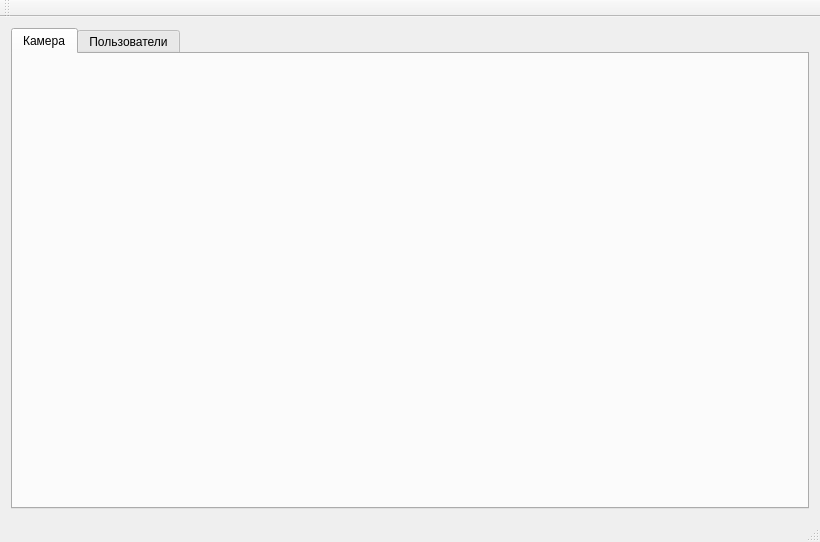
<?xml version="1.0" encoding="UTF-8"?>
<ui version="4.0">
 <class>QtMainMenuClass</class>
 <widget class="QMainWindow" name="QtMainMenuClass">
  <property name="geometry">
   <rect>
    <x>0</x>
    <y>0</y>
    <width>820</width>
    <height>542</height>
   </rect>
  </property>
  <property name="windowTitle">
   <string>Контроль аудитории</string>
  </property>
  <widget class="QWidget" name="centralWidget">
   <layout class="QVBoxLayout" name="verticalLayout">
    <item>
     <widget class="QTabWidget" name="tabWidget">
      <property name="currentIndex">
       <number>0</number>
      </property>
      <widget class="QWidget" name="camera">
       <attribute name="title">
        <string>Камера</string>
       </attribute>
       <layout class="QHBoxLayout" name="horizontalLayout" stretch="1,0">
        <item>
         <widget class="QtGuiDisplay" name="display" native="true"/>
        </item>
        <item>
         <widget class="QtGuiCameraSetup" name="cameraSetups" native="true"/>
        </item>
       </layout>
      </widget>
      <widget class="QWidget" name="tab_2">
       <attribute name="title">
        <string>Пользователи</string>
       </attribute>
      </widget>
     </widget>
    </item>
   </layout>
  </widget>
  <widget class="QMenuBar" name="menuBar">
   <property name="geometry">
    <rect>
     <x>0</x>
     <y>0</y>
     <width>820</width>
     <height>21</height>
    </rect>
   </property>
  </widget>
  <widget class="QToolBar" name="mainToolBar">
   <attribute name="toolBarArea">
    <enum>TopToolBarArea</enum>
   </attribute>
   <attribute name="toolBarBreak">
    <bool>false</bool>
   </attribute>
  </widget>
  <widget class="QStatusBar" name="statusBar"/>
 </widget>
 <layoutdefault spacing="6" margin="11"/>
 <customwidgets>
  <customwidget>
   <class>QtGuiDisplay</class>
   <extends>QWidget</extends>
   <header>qtguidisplay.h</header>
   <container>1</container>
  </customwidget>
  <customwidget>
   <class>QtGuiCameraSetup</class>
   <extends>QWidget</extends>
   <header>qtguicamerasetup.h</header>
   <container>1</container>
  </customwidget>
 </customwidgets>
 <resources/>
 <connections/>
</ui>
